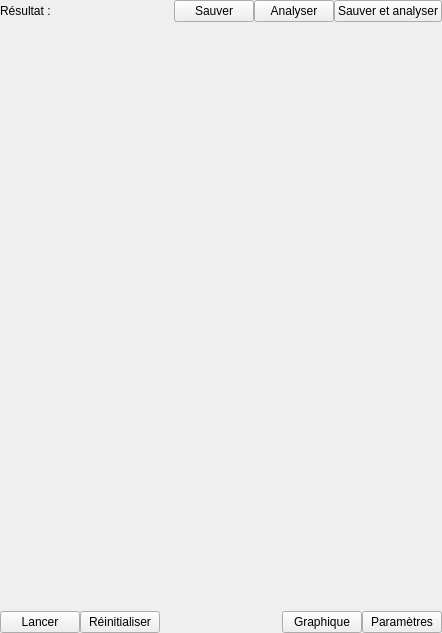
<?xml version="1.0" encoding="UTF-8"?>
<ui version="4.0">
 <class>Form</class>
 <widget class="QWidget" name="Form">
  <property name="geometry">
   <rect>
    <x>0</x>
    <y>0</y>
    <width>442</width>
    <height>633</height>
   </rect>
  </property>
  <property name="windowTitle">
   <string>Form</string>
  </property>
  <layout class="QVBoxLayout" name="verticalLayout">
   <property name="spacing">
    <number>0</number>
   </property>
   <property name="margin">
    <number>0</number>
   </property>
   <item>
    <widget class="QWidget" name="resultat_widget" native="true">
     <layout class="QHBoxLayout" name="horizontalLayout_2">
      <property name="spacing">
       <number>0</number>
      </property>
      <property name="margin">
       <number>0</number>
      </property>
      <item>
       <widget class="QLabel" name="label">
        <property name="sizePolicy">
         <sizepolicy hsizetype="Expanding" vsizetype="Preferred">
          <horstretch>0</horstretch>
          <verstretch>0</verstretch>
         </sizepolicy>
        </property>
        <property name="text">
         <string>Résultat :</string>
        </property>
       </widget>
      </item>
      <item>
       <widget class="QPushButton" name="save_button">
        <property name="text">
         <string>Sauver</string>
        </property>
       </widget>
      </item>
      <item>
       <widget class="QPushButton" name="analyse_button">
        <property name="text">
         <string>Analyser</string>
        </property>
       </widget>
      </item>
      <item>
       <widget class="QPushButton" name="save_and_analyse_button">
        <property name="text">
         <string>Sauver et analyser</string>
        </property>
       </widget>
      </item>
     </layout>
    </widget>
   </item>
   <item>
    <widget class="QWidget" name="input_widget" native="true">
     <property name="sizePolicy">
      <sizepolicy hsizetype="Preferred" vsizetype="Expanding">
       <horstretch>0</horstretch>
       <verstretch>0</verstretch>
      </sizepolicy>
     </property>
     <layout class="QVBoxLayout" name="verticalLayout_2"/>
    </widget>
   </item>
   <item>
    <widget class="QWidget" name="widget" native="true">
     <property name="sizePolicy">
      <sizepolicy hsizetype="Expanding" vsizetype="Minimum">
       <horstretch>0</horstretch>
       <verstretch>0</verstretch>
      </sizepolicy>
     </property>
     <layout class="QHBoxLayout" name="horizontalLayout">
      <property name="spacing">
       <number>0</number>
      </property>
      <property name="margin">
       <number>0</number>
      </property>
      <item>
       <widget class="QPushButton" name="launch_button">
        <property name="text">
         <string>Lancer</string>
        </property>
       </widget>
      </item>
      <item>
       <widget class="QPushButton" name="reset_button">
        <property name="text">
         <string>Réinitialiser</string>
        </property>
       </widget>
      </item>
      <item>
       <spacer name="horizontalSpacer">
        <property name="orientation">
         <enum>Qt::Horizontal</enum>
        </property>
        <property name="sizeHint" stdset="0">
         <size>
          <width>413</width>
          <height>20</height>
         </size>
        </property>
       </spacer>
      </item>
      <item>
       <widget class="QPushButton" name="graph_button">
        <property name="text">
         <string>Graphique</string>
        </property>
       </widget>
      </item>
      <item>
       <widget class="QPushButton" name="parameter_button">
        <property name="text">
         <string>Paramètres</string>
        </property>
       </widget>
      </item>
     </layout>
    </widget>
   </item>
  </layout>
 </widget>
 <resources/>
 <connections/>
</ui>
